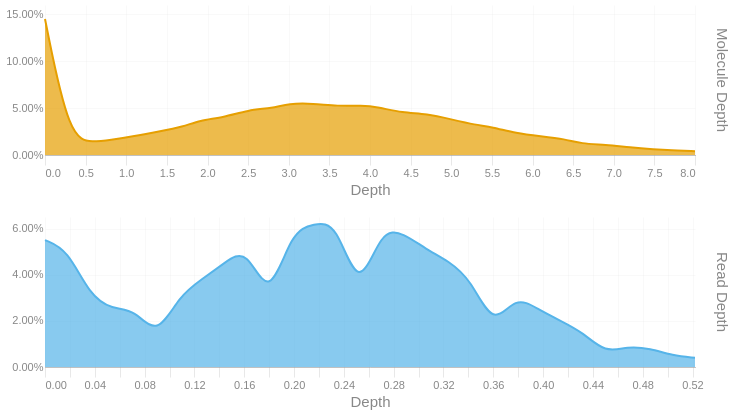

Here is the notebook cell this chart was saved with:
### Code cell
readdep = depth_hist(tb['Read Depth'], q99, 3)
readdep = readdep.with_columns(pl.lit('Read Depth').alias('Metric'))
if not SKIPLR:
    moldep = depth_hist(tb['Molecule Depth'], mol_q99, 1)
    moldep = moldep.with_columns(pl.lit('Molecule Depth').alias('Metric'))
    _hist = pl.concat([readdep, moldep])
    _hist = _hist.filter(pl.col('Proportion') != 0)
    with SafeRender(_hist):
        (
            alt.Chart(_hist)        
            .mark_area(interpolate = "basis")
            .encode(
                x=alt.X('Bin:Q').scale(domainMin=0).axis(alt.Axis(title='Depth')),
                y = alt.Y('Proportion:Q', title = None).axis(format = '.2%'),
                color = alt.Color('Metric:N').legend(None),
                row = alt.Row("Metric:N").header(title = None, labelOrient = 'right'),
                tooltip = [
                    alt.Tooltip("Metric:N", title = "Metric"),
                    alt.Tooltip('Interval:N', title = "Depth Interval"),
                    alt.Tooltip('Proportion:Q', title = "% Alignments").format('.2%')
                ]
            )
            .resolve_scale(x='independent', y='independent')
            .properties(
                height = 150, width = 650,
                usermeta={'embedOptions': {'downloadFileName': f'{samplename}.depth.hist'}}
            )
        ).display()
else:
    readdep = readdep.filter(pl.col('Proportion') != 0)
    with SafeRender(readdep):
        (
            alt.Chart(readdep)        
            .mark_area(interpolate = "basis")
            .encode(
                x=alt.X('Bin:Q').scale(domainMin=0).axis(alt.Axis(title='Depth')),
                y = alt.Y('Proportion:Q', title = None).axis(format = '.2%'),
                tooltip = [
                    alt.Tooltip('Interval:N', title = "Depth Interval"),
                    alt.Tooltip('Proportion:Q', title = "% Alignments").format('.2%')
                ]
            )
            .properties(
                usermeta={'embedOptions': {'downloadFileName': f'{samplename}.depth.hist'}}
            )
        ).display()

### Figure 1 — Vega-Lite specification as saved in the notebook (floating-point values rounded to 4 significant figures)
{"width": 650, "height": 150, "config": {"title": {"anchor": "start", "dy": -15, "fontSize": 18, "color": "#888888", "subtitleColor": "#888888", "subtitleFontSize": 14}, "arc": {"fill": "#0072B2"}, "axis": {"domainColor": "#888888", "domainWidth": 0.5, "gridWidth": 0.2, "grid": false, "titleFontWeight": 400, "titleFontSize": 15, "labelFontSize": 11, "labelColor": "#888888", "tickColor": "#888888", "tickWidth": 0.2, "titleColor": "#888888"}, "axisBand": {"grid": false}, "axisX": {"grid": true, "tickSize": 10, "domainCap": "round"}, "axisY": {"domain": false, "grid": true, "tickSize": 0, "domainCap": "round"}, "background": "transparent", "header": {"labelFontSize": 15, "labelColor": "#888888", "titleFontSize": 15, "titleFontWeight": 600, "titleColor": "#888888"}, "legend": {"labelFont": "sans-serif", "labelFontSize": 12, "labelColor": "#888888", "symbolSize": 100, "symbolType": "circle", "titleFontSize": 12, "titlePadding": 10, "titleColor": "#888888", "title": null}, "range": {"category": ["#E69F00", "#56B4E9", "#009E73", "#F0E442", "#0072B2", "#D55E00", "#CC79A7", "#000000"], "diverging": ["#cfe8f3", "#a2d4ec", "#73bfe2", "#46abdb", "#1696d2", "#12719e"]}, "area": {"fill": "#0072B2", "fillOpacity": 0.7, "line": true, "strokeOpacity": 0.7}, "line": {"color": "#0072B2", "stroke": "#0072B2", "strokeWidth": 2}, "trail": {"color": "#0072B2", "stroke": "#0072B2", "strokeWidth": 0, "size": 1}, "point": {"filled": true, "fillOpacity": 1.0, "size": 95}, "text": {"color": "#888888", "fontSize": 11, "align": "right", "fontWeight": 400, "size": 11}, "bar": {"fill": "#0072B2", "stroke": null}, "view": {"stroke": null, "continuousWidth": 660, "continuousHeight": 400}}, "data": {"name": "data-08f89b698fe4ca4f0790035b5fd6f38a"}, "mark": {"type": "area", "interpolate": "basis"}, "encoding": {"color": {"field": "Metric", "legend": null, "type": "nominal"}, "row": {"field": "Metric", "header": {"title": null, "labelOrient": "right"}, "type": "nominal"}, "tooltip": [{"field": "Metric", "title": "Metric", "type": "nominal"}, {"field": "Interval", "title": "Depth Interval", "type": "nominal"}, {"field": "Proportion", "format": ".2%", "title": "% Alignments", "type": "quantitative"}], "x": {"axis": {"title": "Depth"}, "field": "Bin", "scale": {"domainMin": 0}, "type": "quantitative"}, "y": {"axis": {"format": ".2%"}, "field": "Proportion", "title": null, "type": "quantitative"}}, "resolve": {"scale": {"x": "independent", "y": "independent"}}, "usermeta": {"embedOptions": {"downloadFileName": "TF26LRJL0018_5B_10484332_23Y22YLT4_L7.depth.hist"}}, "$schema": "https://vega.github.io/schema/vega-lite/v6.4.1.json", "datasets": {"data-08f89b698fe4ca4f0790035b5fd6f38a": [{"Bin": 0.0, "Interval": "0.0-0.018", "Proportion": 0.055, "Metric": "Read Depth"}, {"Bin": 0.018, "Interval": "0.018-0.036", "Proportion": 0.051, "Metric": "Read Depth"}, {"Bin": 0.036, "Interval": "0.036-0.054", "Proportion": 0.031, "Metric": "Read Depth"}, {"Bin": 0.054, "Interval": "0.054-0.072", "Proportion": 0.025, "Metric": "Read Depth"}, {"Bin": 0.072, "Interval": "0.072-0.09", "Proportion": 0.025, "Metric": "Read Depth"}, {"Bin": 0.09, "Interval": "0.09-0.108", "Proportion": 0.013, "Metric": "Read Depth"}, {"Bin": 0.108, "Interval": "0.108-0.126", "Proportion": 0.031, "Metric": "Read Depth"}, {"Bin": 0.126, "Interval": "0.126-0.144", "Proportion": 0.038, "Metric": "Read Depth"}, {"Bin": 0.144, "Interval": "0.144-0.162", "Proportion": 0.045, "Metric": "Read Depth"}, {"Bin": 0.162, "Interval": "0.162-0.18", "Proportion": 0.052, "Metric": "Read Depth"}, {"Bin": 0.18, "Interval": "0.18-0.198", "Proportion": 0.028, "Metric": "Read Depth"}, {"Bin": 0.198, "Interval": "0.198-0.216", "Proportion": 0.059, "Metric": "Read Depth"}, {"Bin": 0.216, "Interval": "0.216-0.234", "Proportion": 0.062, "Metric": "Read Depth"}, {"Bin": 0.234, "Interval": "0.234-0.252", "Proportion": 0.063, "Metric": "Read Depth"}, {"Bin": 0.252, "Interval": "0.252-0.27", "Proportion": 0.031, "Metric": "Read Depth"}, {"Bin": 0.27, "Interval": "0.27-0.288", "Proportion": 0.06, "Metric": "Read Depth"}, {"Bin": 0.288, "Interval": "0.288-0.306", "Proportion": 0.058, "Metric": "Read Depth"}, {"Bin": 0.306, "Interval": "0.306-0.324", "Proportion": 0.051, "Metric": "Read Depth"}, {"Bin": 0.324, "Interval": "0.324-0.342", "Proportion": 0.046, "Metric": "Read Depth"}, {"Bin": 0.342, "Interval": "0.342-0.36", "Proportion": 0.038, "Metric": "Read Depth"}, {"Bin": 0.36, "Interval": "0.36-0.378", "Proportion": 0.017, "Metric": "Read Depth"}, {"Bin": 0.378, "Interval": "0.378-0.396", "Proportion": 0.031, "Metric": "Read Depth"}, {"Bin": 0.396, "Interval": "0.396-0.414", "Proportion": 0.025, "Metric": "Read Depth"}, {"Bin": 0.414, "Interval": "0.414-0.432", "Proportion": 0.02, "Metric": "Read Depth"}, {"Bin": 0.432, "Interval": "0.432-0.45", "Proportion": 0.015, "Metric": "Read Depth"}, {"Bin": 0.45, "Interval": "0.45-0.468", "Proportion": 0.006, "Metric": "Read Depth"}, {"Bin": 0.468, "Interval": "0.468-0.486", "Proportion": 0.009, "Metric": "Read Depth"}, {"Bin": 0.486, "Interval": "0.486-0.504", "Proportion": 0.008, "Metric": "Read Depth"}, {"Bin": 0.504, "Interval": "0.504-0.522", "Proportion": 0.005, "Metric": "Read Depth"}, {"Bin": 0.522, "Interval": "0.522-0.54", "Proportion": 0.004, "Metric": "Read Depth"}, {"Bin": 0.0, "Interval": "0.0-0.3", "Proportion": 0.145, "Metric": "Molecule Depth"}, {"Bin": 0.3, "Interval": "0.3-0.6", "Proportion": 0.016, "Metric": "Molecule Depth"}, {"Bin": 0.6, "Interval": "0.6-0.8", "Proportion": 0.014, "Metric": "Molecule Depth"}, {"Bin": 0.8, "Interval": "0.8-1.1", "Proportion": 0.016, "Metric": "Molecule Depth"}, {"Bin": 1.1, "Interval": "1.1-1.4", "Proportion": 0.02, "Metric": "Molecule Depth"}, {"Bin": 1.4, "Interval": "1.4-1.7", "Proportion": 0.025, "Metric": "Molecule Depth"}, {"Bin": 1.7, "Interval": "1.7-1.9", "Proportion": 0.03, "Metric": "Molecule Depth"}, {"Bin": 1.9, "Interval": "1.9-2.2", "Proportion": 0.037, "Metric": "Molecule Depth"}, {"Bin": 2.2, "Interval": "2.2-2.5", "Proportion": 0.04, "Metric": "Molecule Depth"}, {"Bin": 2.5, "Interval": "2.5-2.8", "Proportion": 0.048, "Metric": "Molecule Depth"}, {"Bin": 2.8, "Interval": "2.8-3.0", "Proportion": 0.05, "Metric": "Molecule Depth"}, {"Bin": 3.0, "Interval": "3.0-3.3", "Proportion": 0.055, "Metric": "Molecule Depth"}, {"Bin": 3.3, "Interval": "3.3-3.6", "Proportion": 0.055, "Metric": "Molecule Depth"}, {"Bin": 3.6, "Interval": "3.6-3.9", "Proportion": 0.052, "Metric": "Molecule Depth"}, {"Bin": 3.9, "Interval": "3.9-4.1", "Proportion": 0.053, "Metric": "Molecule Depth"}, {"Bin": 4.1, "Interval": "4.1-4.4", "Proportion": 0.051, "Metric": "Molecule Depth"}, {"Bin": 4.4, "Interval": "4.4-4.7", "Proportion": 0.045, "Metric": "Molecule Depth"}, {"Bin": 4.7, "Interval": "4.7-5.0", "Proportion": 0.044, "Metric": "Molecule Depth"}, {"Bin": 5.0, "Interval": "5.0-5.3", "Proportion": 0.038, "Metric": "Molecule Depth"}, {"Bin": 5.3, "Interval": "5.3-5.5", "Proportion": 0.032, "Metric": "Molecule Depth"}, {"Bin": 5.5, "Interval": "5.5-5.8", "Proportion": 0.03, "Metric": "Molecule Depth"}, {"Bin": 5.8, "Interval": "5.8-6.1", "Proportion": 0.023, "Metric": "Molecule Depth"}, {"Bin": 6.1, "Interval": "6.1-6.4", "Proportion": 0.02, "Metric": "Molecule Depth"}, {"Bin": 6.4, "Interval": "6.4-6.6", "Proportion": 0.017, "Metric": "Molecule Depth"}, {"Bin": 6.6, "Interval": "6.6-6.9", "Proportion": 0.012, "Metric": "Molecule Depth"}, {"Bin": 6.9, "Interval": "6.9-7.2", "Proportion": 0.011, "Metric": "Molecule Depth"}, {"Bin": 7.2, "Interval": "7.2-7.5", "Proportion": 0.008, "Metric": "Molecule Depth"}, {"Bin": 7.5, "Interval": "7.5-7.7", "Proportion": 0.006, "Metric": "Molecule Depth"}, {"Bin": 7.7, "Interval": "7.7-8.0", "Proportion": 0.005, "Metric": "Molecule Depth"}, {"Bin": 8.0, "Interval": "8.0-8.29", "Proportion": 0.004, "Metric": "Molecule Depth"}]}}
